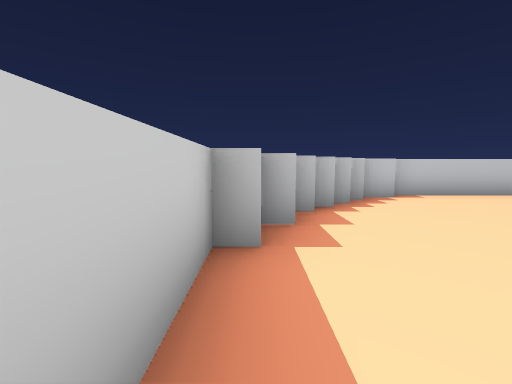
View 1 (above)

18 first-person views from a walk through a 3-D level made in the Unity game engine. The camera is 1.5 m above the floor, tilts 6° down and sees 90° across. The floor is counted in squares, 2 m on a side. Each view is taken from the middle of a square. On the plan, view 1 faces up. The plan holds only what a view shows up to about 9 squares ahead; the rest is blank. The place goes on beyond the plan. Some surface patterns are stand-ins.

View 2
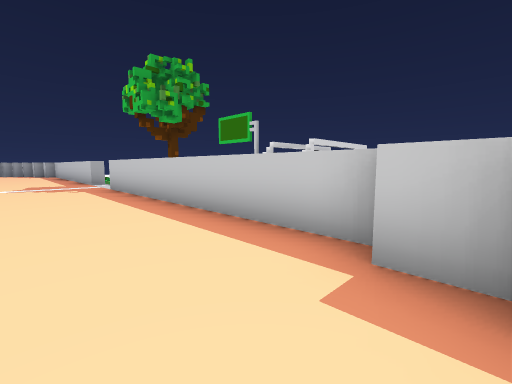

View 3
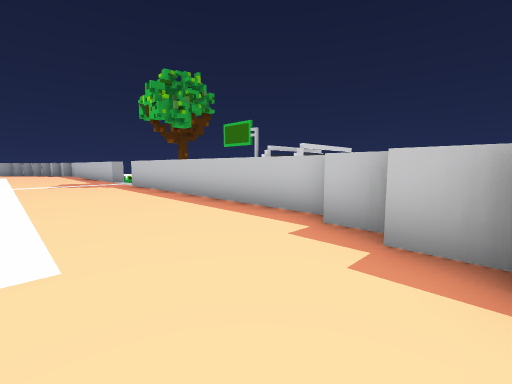

View 4
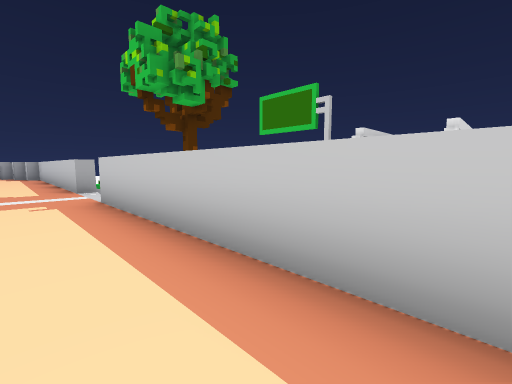

View 5
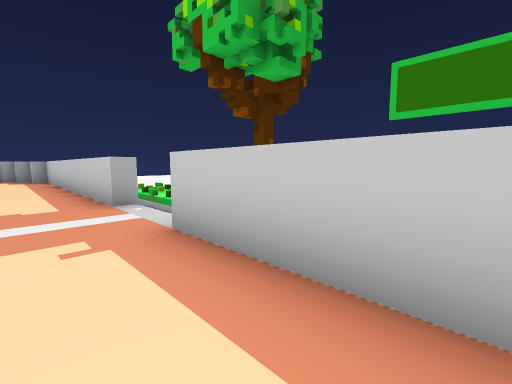

View 6
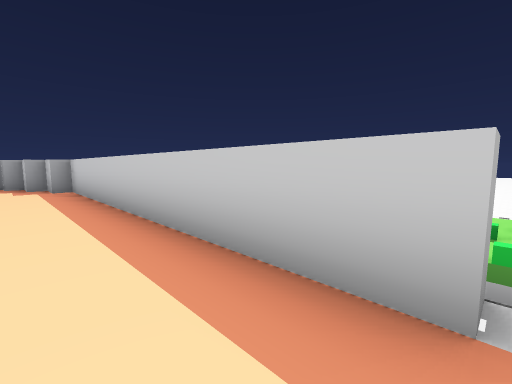

View 7
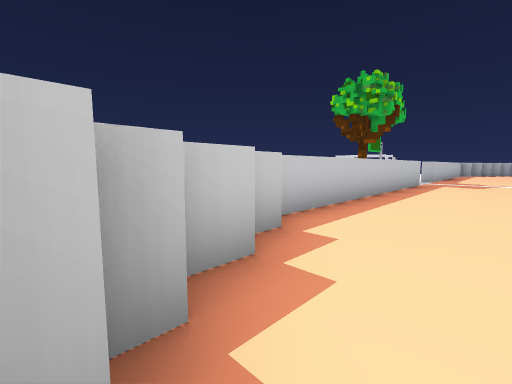

View 8
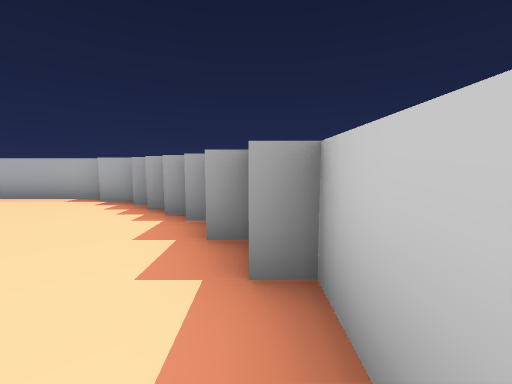

View 9
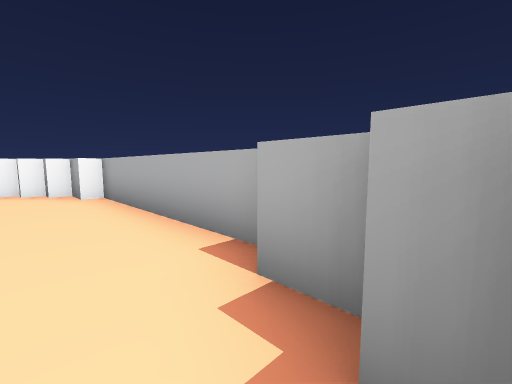

View 10
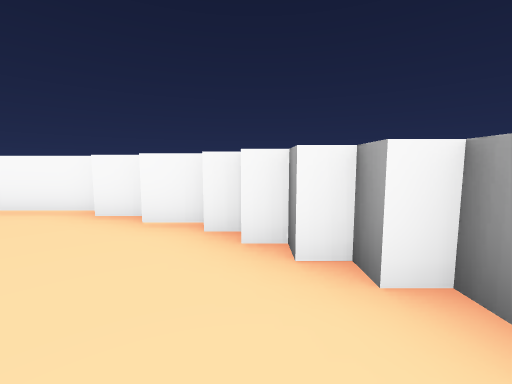

View 11
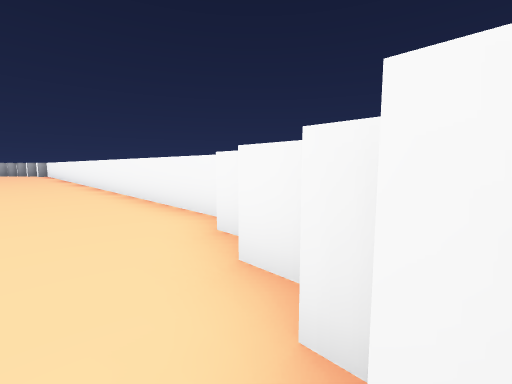

View 12
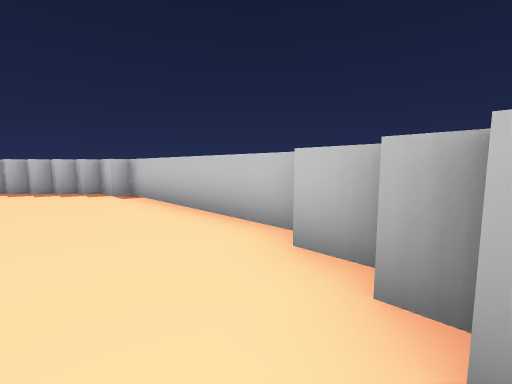

View 13
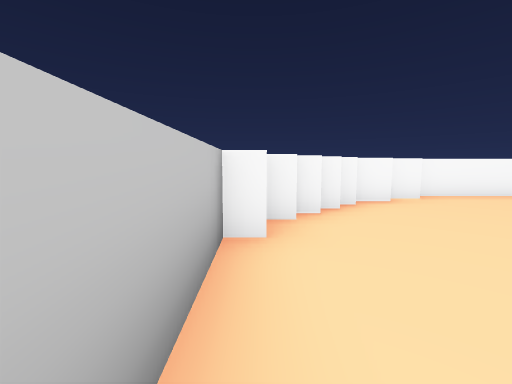

View 14
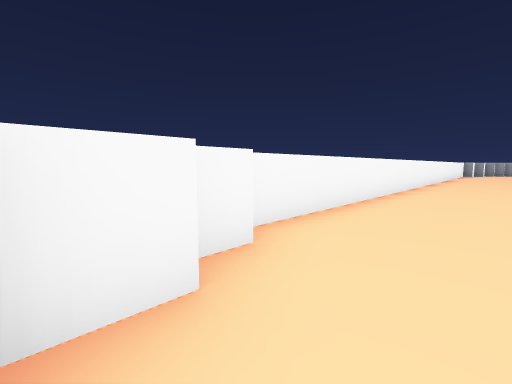

View 15
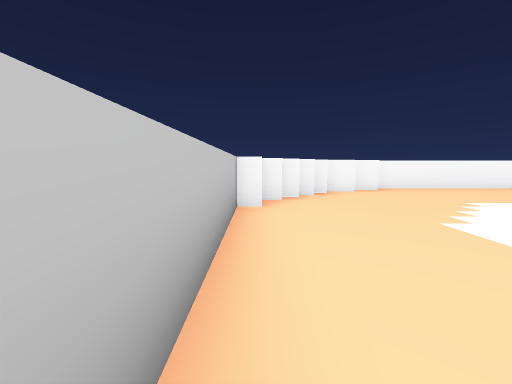

View 16
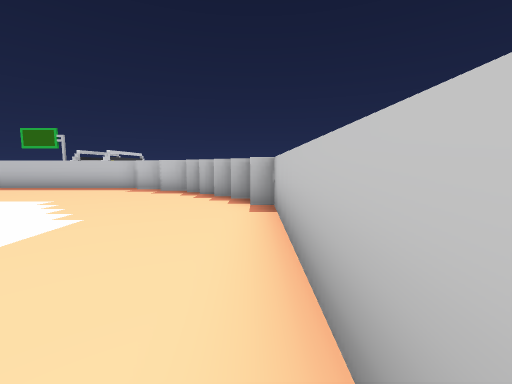

View 17
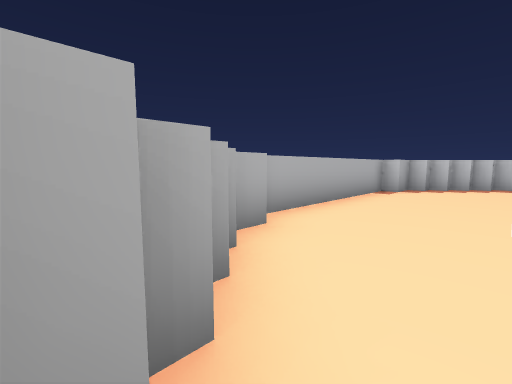

View 18
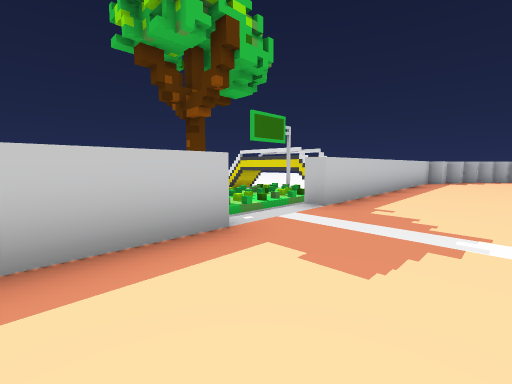

### Floor plan
Points are (right, up) in squares from view 1. A wall is a line through its corners. A room is listed if a view was taken in it or the views show most of it. See-through windows are left out.
Room 1 (views 1, 2, 3, 4, 5, 6, 7, 8, 9, 10, 11, 12, 13, 14, 15, 16, 17, 18)
walls: (12.2, -6.6) (12.2, 2.1); (-0.9, -8.1) (-0.4, -8.1) (-0.4, -16.6) (0, -16.6) (0, -17.5) (0.5, -17.5) (0.5, -18.4) (0.9, -18.4) (0.9, -18.9) (1.4, -18.9) (1.4, -19.3) (1.8, -19.3) (1.8, -19.8) (2.3, -19.8) (2.3, -20.2) (3.2, -20.2) (3.2, -20.7) (8.6, -20.7) (8.6, -20.2) (9.5, -20.2) (9.5, -19.8) (9.9, -19.8) (9.9, -19.3) (10.4, -19.3) (10.4, -18.8); (11.7, 2.2) (11.7, 3.1); (12.2, -16.4) (12.2, -8.4); (11.3, 3.1) (11.3, 4.1); (11.7, -17.4) (11.7, -16.5); (10.8, 4) (10.8, 4.5); (10.4, 4.5) (10.4, 5); (0.5, 4.1) (0.5, 3.2) (0, 3.2) (0, 2.3) (-0.4, 2.3) (-0.4, -5.8) (-0.9, -5.8); (9.9, 4.9) (9.9, 5.4) (9.5, 5.4) (9.5, 5.9) (8.6, 5.9) (8.6, 6.3) (3.2, 6.3) (3.2, 5.9) (2.3, 5.9) (2.3, 5.4) (1.8, 5.4) (1.8, 5) (1.4, 5) (1.4, 4.5) (0.9, 4.5) (0.9, 4); (11.3, -18.4) (11.3, -17.5); (10.8, -18.9) (10.8, -18.4)
ways out: opening at (-1, -6.5)

Where each view was taken, in squares from view 1:
view 1: 0 up, 0 right, facing up
view 2: 3 up, 2 right, facing down-left
view 3: 4 up, 3 right, facing down-left
view 4: 0 up, 1 right, facing down-left
view 5: 3 down, 1 right, facing down-left
view 6: 8 down, 1 right, facing down-left
view 7: 19 down, 2 right, facing up-left
view 8: 15 down, 0 right, facing down
view 9: 19 down, 2 right, facing down-right
view 10: 19 down, 8 right, facing right
view 11: 19 down, 10 right, facing up-right
view 12: 4 up, 10 right, facing up-left
view 13: 6 up, 6 right, facing right
view 14: 4 up, 10 right, facing down-right
view 15: 6 up, 4 right, facing right
view 16: 6 up, 8 right, facing left
view 17: 18 down, 11 right, facing down-left
view 18: 10 down, 2 right, facing up-left
